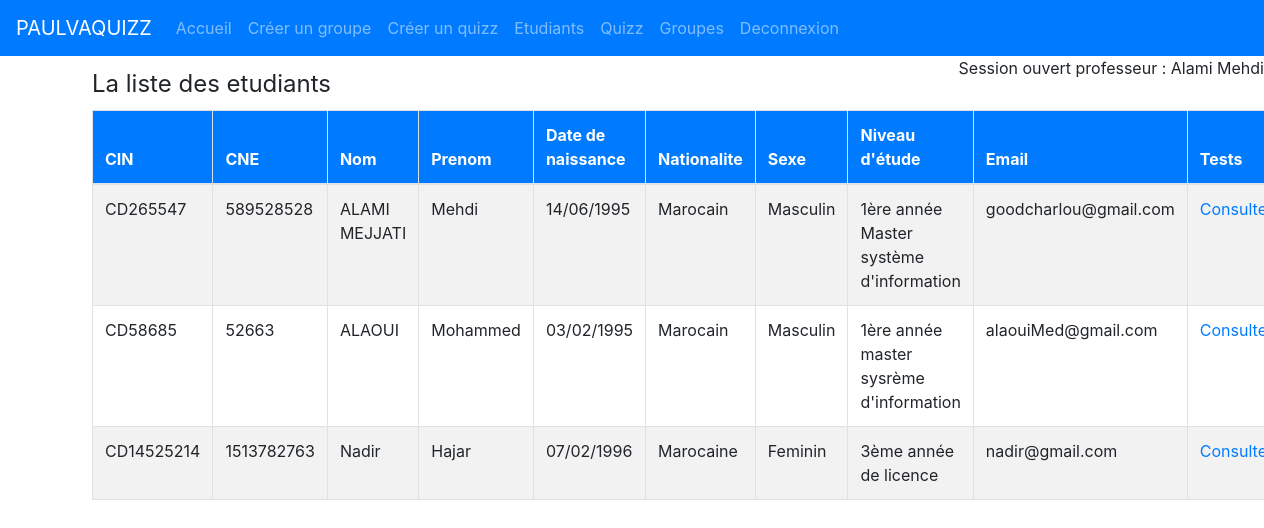
Screenshot of /Etudiants.php (signed in) with the database file from the repository.
### tables this page shows
CREATE TABLE `etudiant` (
  `id` int(11) NOT NULL,
  `cin` varchar(255) NOT NULL,
  `cne` int(11) NOT NULL,
  `nom_elv` varchar(255) NOT NULL,
  `prenom_elv` varchar(255) NOT NULL,
  `date_naissance` date NOT NULL,
  `nationalite` varchar(255) NOT NULL,
  `sexe` varchar(200) NOT NULL,
  `nivetude` text NOT NULL,
  `email` varchar(255) NOT NULL,
  `motdepasse` varchar(255) NOT NULL
);

### Etudiants.view.php (the view)
<div class="container" style="margin-top: 10px;">
	<div class="row">
		<div class="col-md-12">
	<legend>La liste des etudiants</legend>
	<table class="table table-striped table-bordered table-hover">
				<thead class="bg-primary text-white">
					<tr scope="row">
						<th scope="col">CIN</th>
						<th scope="col">CNE</th>
						<th scope="col">Nom</th>
						<th scope="col">Prenom</th>
						<th scope="col">Date de naissance</th>
						<th scope="col">Nationalite</th>
						<th scope="col">Sexe</th>
						<th scope="col">Niveau d'étude</th>
						<th scope="col">Email</th>
						<th scope="col">Tests</th>
					</tr>
				</thead>
				<tbody>
					<?php
						while($etudiant = $etudiants->fetch()){
							$date = date("d/m/Y",strtotime($etudiant->date_naissance));
					 ?>
					 <tr scope="row">
					 	<td><?= $etudiant->cin ?></td>
					 	<td><?=$etudiant->cne ?></td>
					 	<td><?=$etudiant->nom_elv ?></td>
					 	<td><?=$etudiant->prenom_elv ?></td>
					 	<td><?= $date?></td>
					 	<td><?=$etudiant->nationalite ?></td>
					 	<td><?=$etudiant->sexe?></td>
					 	<td><?=$etudiant->nivetude ?></td>
					 	<td><?=$etudiant->email ?></td>
					 	<td><a href="<?= $base?>/Consulter.php?id=<?=$etudiant->id?>">Consulter </a> </td>
					 </tr>
					<?php  } ?>
				</tbody>
			</table>
</div>
</div>
</div>
</body>
</html>

### rows the page displays
etudiant: cin "CD265547", cne "589528528", nom_elv "ALAMI MEJJATI", prenom_elv "Mehdi", date_naissance "14/06/1995", nationalite "Marocain", sexe "Masculin", nivetude "1ère année Master système d'information", email "goodcharlou@gmail.com"
etudiant: cin "CD58685", cne "52663", nom_elv "ALAOUI", prenom_elv "Mohammed", date_naissance "03/02/1995", nationalite "Marocain", sexe "Masculin", nivetude "1ère année master sysrème d'information", email "alaouiMed@gmail.com"
etudiant: cin "CD14525214", cne "1513782763", nom_elv "Nadir", prenom_elv "Hajar", date_naissance "07/02/1996", nationalite "Marocaine", sexe "Feminin", nivetude "3ème année de licence", email "nadir@gmail.com"

### other values shown
$_SESSION["prof"]->nom_prof "Alami"
$_SESSION["prof"]->prenom_prof "Mehdi"
